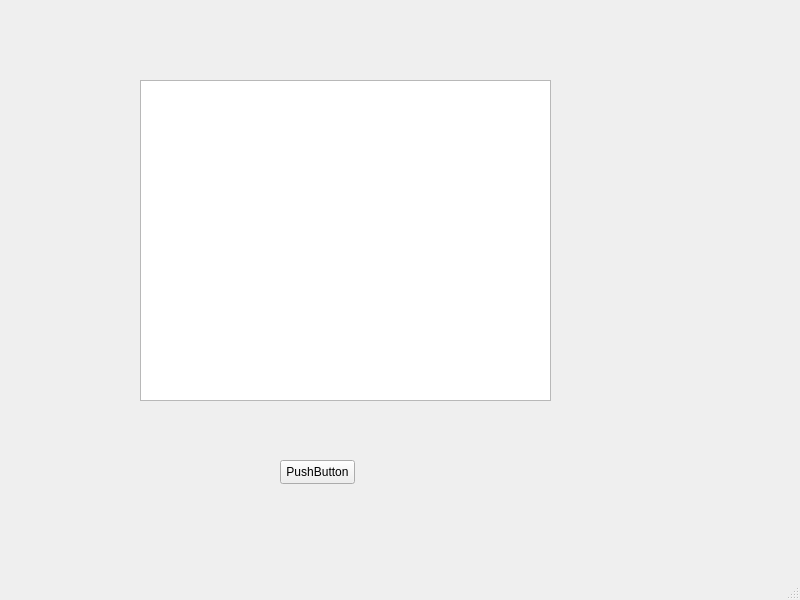
<?xml version="1.0" encoding="UTF-8"?>
<ui version="4.0">
 <class>MainWindow</class>
 <widget class="QMainWindow" name="MainWindow">
  <property name="geometry">
   <rect>
    <x>0</x>
    <y>0</y>
    <width>800</width>
    <height>600</height>
   </rect>
  </property>
  <property name="windowTitle">
   <string>MainWindow</string>
  </property>
  <widget class="QWidget" name="centralwidget">
   <widget class="QTextEdit" name="textEdit">
    <property name="geometry">
     <rect>
      <x>140</x>
      <y>80</y>
      <width>411</width>
      <height>321</height>
     </rect>
    </property>
   </widget>
   <widget class="QPushButton" name="pushButton">
    <property name="geometry">
     <rect>
      <x>280</x>
      <y>460</y>
      <width>75</width>
      <height>24</height>
     </rect>
    </property>
    <property name="text">
     <string>PushButton</string>
    </property>
   </widget>
  </widget>
  <widget class="QMenuBar" name="menubar">
   <property name="geometry">
    <rect>
     <x>0</x>
     <y>0</y>
     <width>800</width>
     <height>22</height>
    </rect>
   </property>
  </widget>
  <widget class="QStatusBar" name="statusbar"/>
 </widget>
 <resources/>
 <connections/>
</ui>
